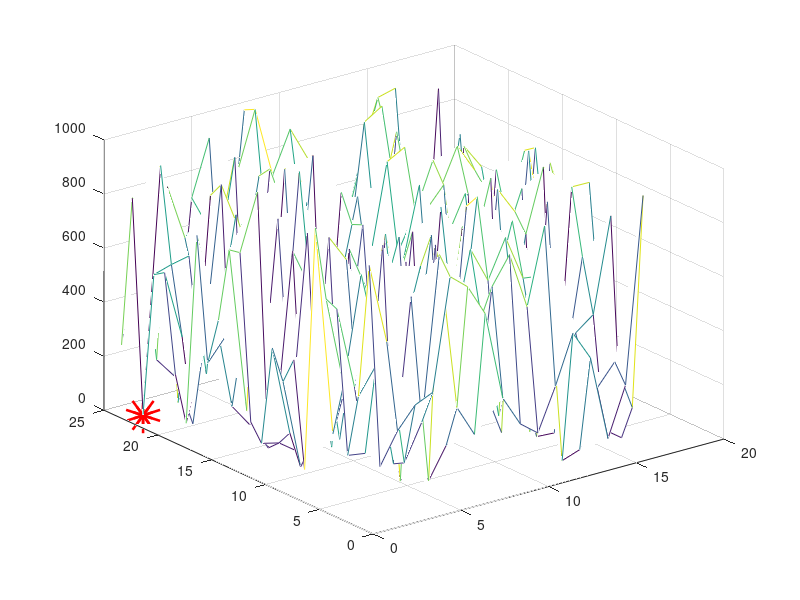

This figure's MATLAB source:
clear;
clf;

nx = 16;
ny = 25;
B = randi([1, 1000], nx, ny)
mesh(B');
% Display the matrix as a graph.
hold on

s = 1000;

for i = 1 : nx
    for j = 1 : ny
        if B(i, j) < s
            s = B(i, j);
            mini = i;
            minj = j;
        endif
    endfor
endfor

[mini minj s]
plot(mini, minj, "ro", "linewidth", 20)

